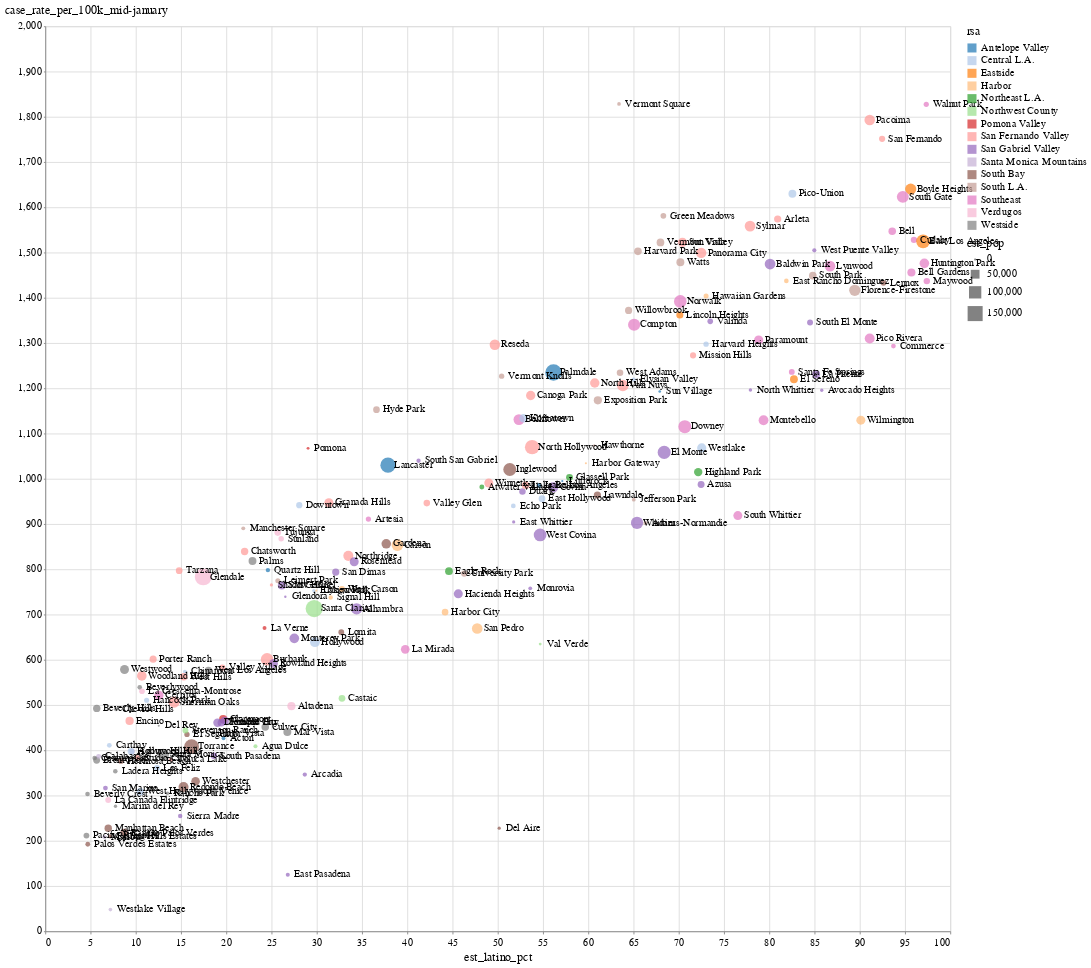

Write notebook code for a chart like this one.
### Code cell
scatter = (
    alt.Chart(surge_demos_slim)
    .mark_circle(size=100)
    .encode(
        x="est_latino_pct:Q",
        y="case_rate_per_100k_mid-january:Q",
        color=alt.Color("rsa", scale=alt.Scale(scheme="category20")),
        size="est_pop:Q",
        tooltip=[
            "name",
            "est_pop",
            "case_rate_per_100k_mid-january",
            "est_total_seven_more_units_pct",
        ],
    )
)

text = (
    alt.Chart(surge_demos_slim)
    .mark_text(align="left", baseline="middle", dx=7)
    .encode(
        x="est_latino_pct:Q",
        y="case_rate_per_100k_mid-january:Q",
        text="name",
    )
)

(scatter + text).properties(width=1000, height=1000)

### Figure 1 — Vega-Lite specification as saved in the notebook (floating-point values rounded to 4 significant figures; data arrays with more than 128 entries replaced by an {"elided": "..."} marker saying what was removed)
{"config": {"view": {"width": 800, "height": 450}, "background": "#ffffff", "title": {"anchor": "start", "font": "Benton Gothic Bold, sans", "fontColor": "#000000", "fontSize": 22, "fontWeight": "normal"}, "arc": {"fill": "#82c6df"}, "area": {"fill": "#82c6df"}, "line": {"stroke": "#82c6df", "strokeWidth": 3}, "path": {"stroke": "#82c6df"}, "rect": {"fill": "#82c6df"}, "shape": {"stroke": "#82c6df"}, "bar": {"fill": "#82c6df"}, "point": {"stroke": "#82c6df"}, "symbol": {"fill": "#82c6df", "size": 30}, "axis": {"titleFont": "Benton Gothic Bold, sans", "titleFontSize": 13, "titleFontWeight": "normal", "labelFont": "Benton Gothic, sans", "labelFontSize": 11.5, "labelFontWeight": "normal"}, "axisX": {"labelAngle": 0, "labelPadding": 4, "tickSize": 3}, "axisY": {"labelBaseline": "middle", "maxExtent": 45, "minExtent": 45, "tickSize": 2, "titleAlign": "left", "titleAngle": 0, "titleX": -45, "titleY": -11}, "legend": {"titleFont": "Benton Gothic Bold, sans", "titleFontSize": 13, "titleFontWeight": "normal", "symbolType": "square", "labelFont": "Benton Gothic, sans", "labelFontSize": 11.5}, "range": {"category": ["#3580b1", "#ec8431", "#ab7fb4", "#c89d29", "#adc839", "#829eb1"], "diverging": ["#e68a4f", "#f4bb6a", "#f9e39c", "#dadfe2", "#a6b7c6", "#849eae"], "heatmap": ["#fbf2c7", "#f9e39c", "#f8d36e", "#f4bb6a", "#e68a4f", "#d15a40", "#ab4232"], "ordinal": ["#fbf2c7", "#f9e39c", "#f8d36e", "#f4bb6a", "#e68a4f", "#d15a40", "#ab4232"], "ramp": ["#fbf2c7", "#f9e39c", "#f8d36e", "#f4bb6a", "#e68a4f", "#d15a40", "#ab4232"]}}, "layer": [{"mark": {"type": "circle", "size": 100}, "encoding": {"color": {"type": "nominal", "field": "rsa", "scale": {"scheme": "category20"}}, "size": {"type": "quantitative", "field": "est_pop"}, "tooltip": [{"type": "nominal", "field": "name"}, {"type": "quantitative", "field": "est_pop"}, {"type": "quantitative", "field": "case_rate_per_100k_mid-january"}, {"type": "quantitative", "field": "est_total_seven_more_units_pct"}], "x": {"type": "quantitative", "field": "est_latino_pct"}, "y": {"type": "quantitative", "field": "case_rate_per_100k_mid-january"}}}, {"mark": {"type": "text", "align": "left", "baseline": "middle", "dx": 7}, "encoding": {"text": {"type": "nominal", "field": "name"}, "x": {"type": "quantitative", "field": "est_latino_pct"}, "y": {"type": "quantitative", "field": "case_rate_per_100k_mid-january"}}}], "data": {"name": "data-ef8e34b98bc07a20ffff39b29a35cf82"}, "height": 1000, "width": 1000, "$schema": "https://vega.github.io/schema/vega-lite/v4.0.2.json", "datasets": {"data-ef8e34b98bc07a20ffff39b29a35cf82": {"elided": "193 records"}}}
